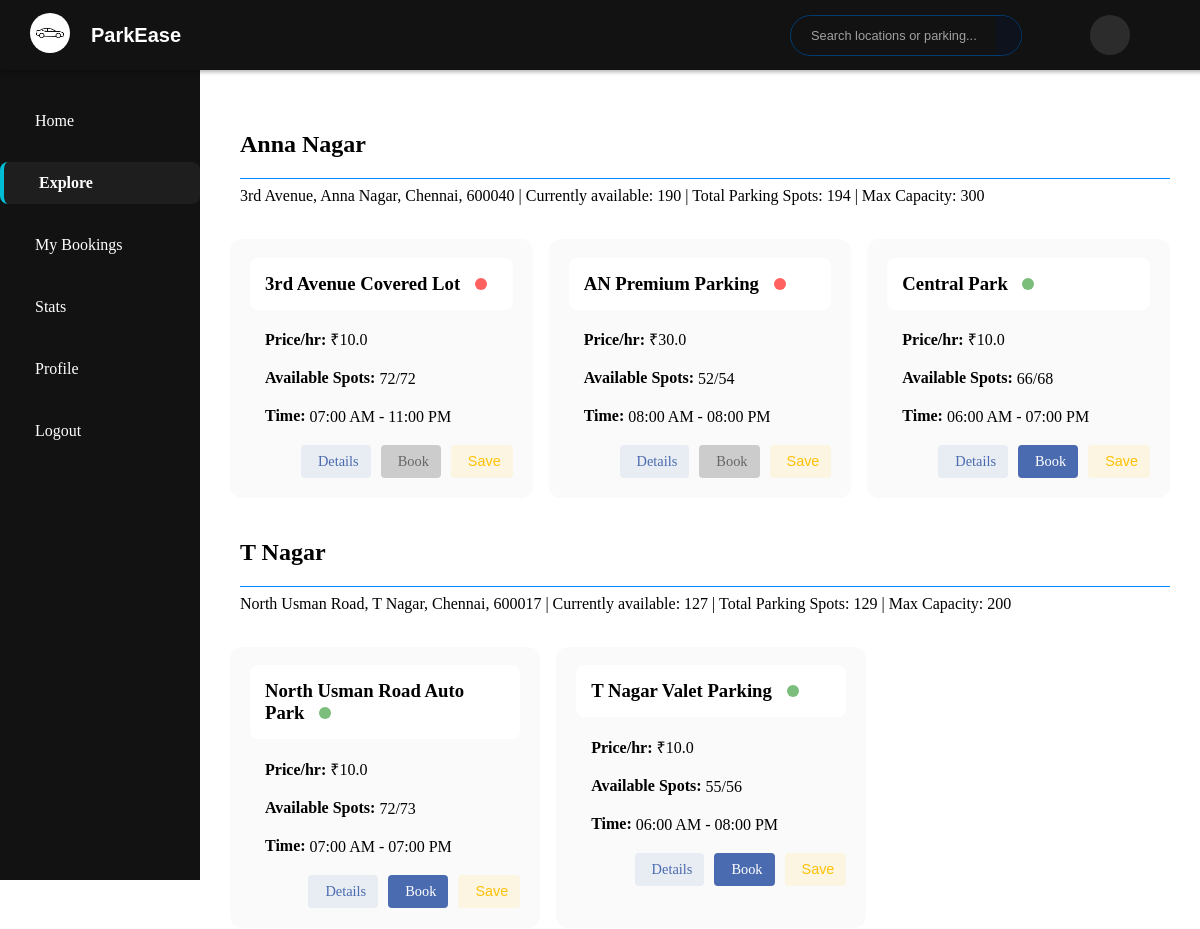
The app's page /user/parking_locations (upper part), older data.
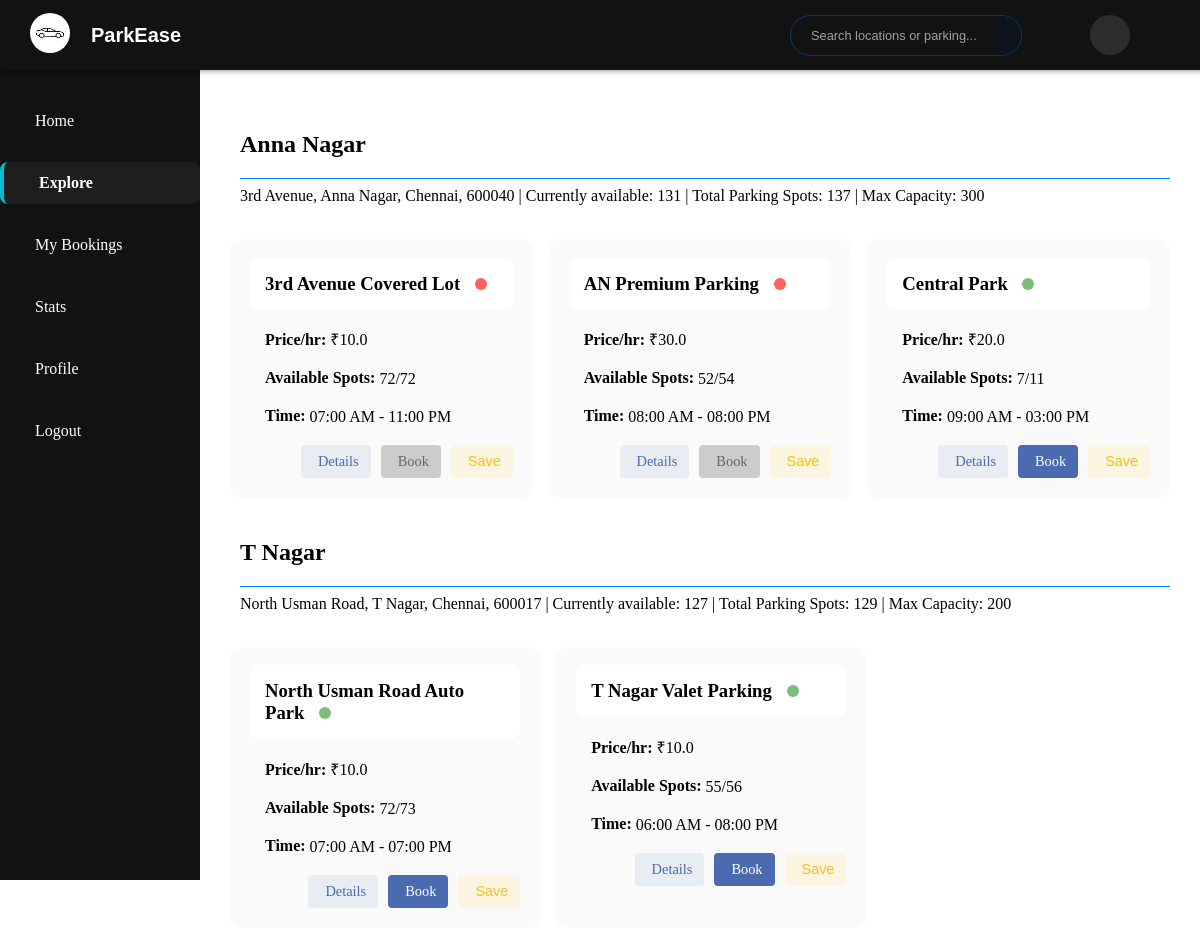
The same page, newer data.
### model.py (models this page shows, shortened)
class ParkingSpot(db.Model):
    id = db.Column(db.Integer, primary_key=True)
    lot_id = db.Column(db.Integer, db.ForeignKey('parking_lot.id'))
    spot_number = db.Column(db.Integer, nullable=False)
    status = db.Column(db.String(1), default='A')  # A = Available, O = Occupied

class ParkingLot(db.Model):
    id = db.Column(db.Integer, primary_key=True)
    prime_location_name = db.Column(db.String(100))
    price_per_hour = db.Column(db.Float)
    max_parking_spots = db.Column(db.Integer, nullable=False)
    available_spots = db.Column(db.Integer, nullable=False)
    available_from = db.Column(db.Time)
    available_to = db.Column(db.Time)
    is_active = db.Column(db.Boolean, default=True)
    image_url = db.Column(db.String)
    admin_notes = db.Column(db.Text)
    location_id = db.Column(db.Integer, db.ForeignKey('location.id'), nullable=False)
    spots = db.relationship('ParkingSpot', backref='lot', cascade='all, delete-orphan', lazy=True)

class Location(db.Model):
    id = db.Column(db.Integer, primary_key=True)
    name = db.Column(db.String(100), nullable=False)
    address = db.Column(db.String(200), nullable=False)
    pin_code = db.Column(db.String(10))
    parking_lots = db.relationship('ParkingLot', backref='location_ref', lazy=True)

### routes/user_routes.py (the view)
@user_bp.route('/parking_locations')
def locations():
    now = datetime.now()
    locations = Location.query.options(
        joinedload(Location.parking_lots).joinedload(ParkingLot.spots)
    ).filter(Location.parking_lots.any(ParkingLot.is_active == True)).all()
    location_data = []
    for location in locations:
        active_lots = [lot for lot in location.parking_lots]
        if not active_lots:
            continue
        total_spots = sum(lot.max_parking_spots for lot in active_lots)
        available_spots = sum(lot.available_spots for lot in active_lots)
        lot_ids = [lot.id for location in locations for lot in location.parking_lots]
        currently_available = 0
        location_lots = []
        for lot in active_lots:
            lot_currently_available = 0
            for spot in lot.spots:
                if spot.status == 'A' or spot.status == 'B':  # Currently Not Occupied
                    conflict = Reservation.query.filter(
                        Reservation.spot_id == spot.id,
                        Reservation.status == 'Confirmed',
                        Reservation.expected_arrival >= now,
                        Reservation.expected_departure >= now
                    ).first()
                    lot_currently_available += 1
                    if not conflict:
                        pass
            currently_available += lot_currently_available
            location_lots.append({
                'id': lot.id,
                'prime_location_name': lot.prime_location_name,
                'price_per_hour': lot.price_per_hour,
                'available_from': lot.available_from,
                'available_to': lot.available_to,
                'is_active': lot.is_active,
                'currently_available_spots': lot_currently_available,  # Actual available now
                'available_spots': lot.available_spots,  # Admin-set available spots
                'total_spots': lot.max_parking_spots  # Max capacity
            })
        location_data.append({
            'name': location.name,
            'address': location.address,
            'pin_code': location.pin_code,
            'total_spots': total_spots,  # Total capacity
            'available_spots': available_spots,  # Admin-set available spots
            'currently_available_spots': currently_available,  # Actually available now
            'lots': location_lots
        })
    favorite_lot_ids = set()
    if current_user.is_authenticated:
        favorite_lot_ids = {f.lot_id for f in current_user.favorites}
    return render_template('user/locations.html',
                         lot_data=location_data,
                         favorite_lot_ids=favorite_lot_ids,
                         now=now)

### templates/user/locations.html (shortened to what this page needs)
{% extends 'user/udash_base.html' %}
{% block custom_styles %}
<link rel="stylesheet" href="{{ url_for('static', filename='/style/user/locations.css') }}">
{% endblock%}
{% block body %}
{% block content %}
<div class="locations-wrapper">
    {% for item in lot_data %}
    <div class="location-section">
        <div class="location-header">
            <h2>
                {{ item.name }}
            </h2>
        </div>
        <p class="location-address">
            {{ item.address }}, {{ item.pin_code }} | Currently available: {{ item.currently_available_spots }} | Total Parking Spots: {{
            item.available_spots }} |   Max Capacity: {{item.total_spots}}
        </p>
        <div class="lot-cards">
            {% for lot in item.lots %}
            <div class="lot-card">
                <h3>
                    {{ lot.prime_location_name }}
                    <div class="status-dot {% if lot.is_active %}active{% else %}inactive{% endif %}"></div>
                </h3>
                <div class="card-details">
                    <p><strong>
                            Price/hr:</strong> ₹{{ lot.price_per_hour }}</p>
                    <p><strong>
                            Available Spots:</strong> {{ lot.currently_available_spots }}/{{ lot.available_spots }}
                    </p>
                    <p><strong>
                            Time:</strong>
                        {{ lot.available_from.strftime('%I:%M %p') }} - {{ lot.available_to.strftime('%I:%M %p') }}
                    </p>
                </div>
                <div class="card-actions">
                    <a href="{{ url_for('user.view_parking_details', lot_id=lot.id) }}" class="action-btn details-btn"
                        title="View Details">
                        <span class="action-label">Details</span>
                    </a>
                    <a href="{{ url_for('user.book_parking', lot_id=lot.id) }}" class="action-btn book-btn
                    {% if not lot.is_active %}
                    disabled
                    {% endif %}" {% if not lot.is_active %} aria-disabled="true" {%endif %}>
                        Book
                    </a>
                    <button class="action-btn favorite-btn" title="Add to Favorites"
                        onclick="toggleFavorite({{ lot.id }})">
                        <span class="action-label">Save</span>
                    </button>
                </div>
            </div>
            {% endfor %}
        </div>
    </div>
    {% endfor %}
</div>
{% endblock %}
{% endblock %}

Row changes from the older to the newer data that the page shows:
computed for ParkingSpot "Anna Nagar": currently_available_spots "190" → "131"; available_spots "194" → "137"
changed through a linked row, ParkingSpot "Central Park": price_per_hour "10.0" → "20.0"; currently_available_spots "66" → "7"; available_spots "68" → "11"; available_from "06:00 AM" → "09:00 AM"; available_to "07:00 PM" → "03:00 PM"
